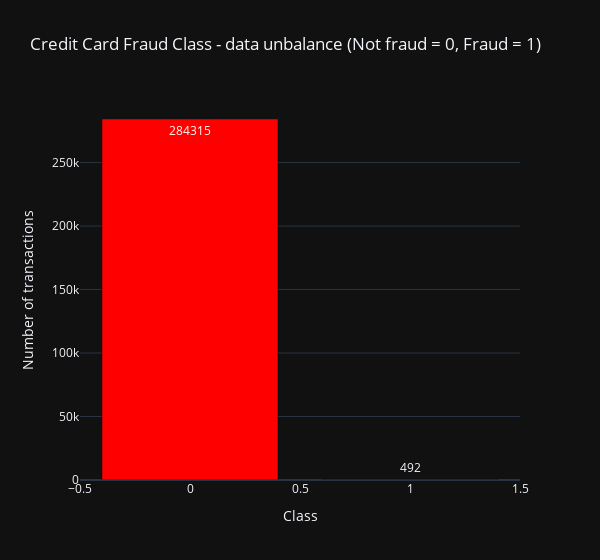

Source (notebook cell):
### Markdown cell above
Let's check data unbalance with respect with *target* value, i.e. **Class**.

### Code cell
temp = data_df["Class"].value_counts()
df = pd.DataFrame({'Class': temp.index,'values': temp.values})

trace = go.Bar(
    x = df['Class'],y = df['values'],
    name="Credit Card Fraud Class - data unbalance (Not fraud = 0, Fraud = 1)",
    marker=dict(color="Red"),
    text=df['values']
)
data = [trace]
layout = dict(title = 'Credit Card Fraud Class - data unbalance (Not fraud = 0, Fraud = 1)',
          xaxis = dict(title = 'Class', showticklabels=True), 
          yaxis = dict(title = 'Number of transactions'),
          hovermode = 'closest',width=600
         )
fig = dict(data=data, layout=layout)
iplot(fig, filename='class')

### Figure 1 — Plotly figure (JSON) as saved in the notebook; plotly's stock layout.template omitted (floating-point values rounded to 4 significant figures)
{"data": [{"marker": {"color": "Red"}, "name": "Credit Card Fraud Class - data unbalance (Not fraud = 0, Fraud = 1)", "text": [284300.0, 492.0], "x": [0, 1], "y": [284315, 492], "type": "bar"}], "layout": {"hovermode": "closest", "title": {"text": "Credit Card Fraud Class - data unbalance (Not fraud = 0, Fraud = 1)"}, "width": 600, "xaxis": {"showticklabels": true, "title": {"text": "Class"}}, "yaxis": {"title": {"text": "Number of transactions"}}}}
